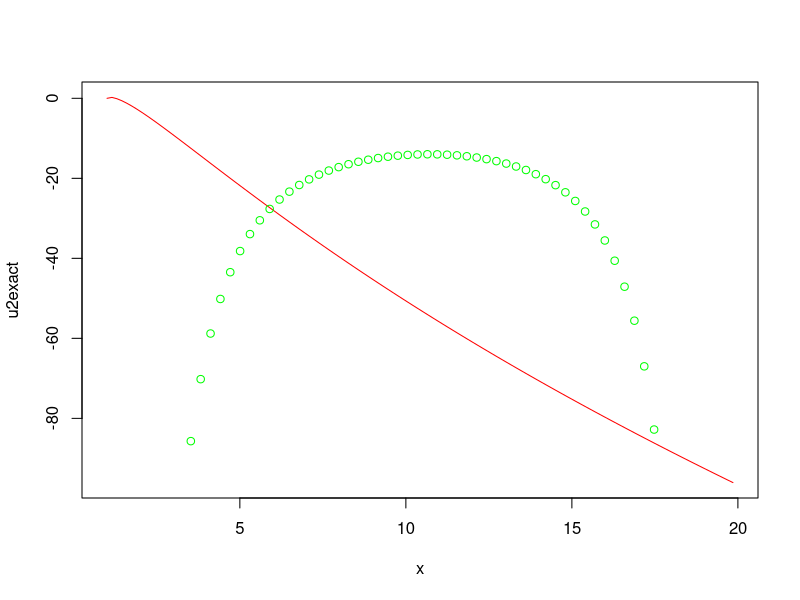

R code for this plot:
# Computational Methods of data analysis
# Source : page 255

############################ SOURCE ####################
#  clear all; close all; % clear all variables and figures
#  L=20; % define the computational domain [-L/2,L/2]
#  n=128; % define the number of Fourier modes 2^n
#  x2=linspace(-L/2,L/2,n+1); % define the domain discretization
#   x=x2(1:n); % consider only the first n points: periodicity
#   dx=x(2)-x(1); % dx value needed for finite difference
#   u=sech(x); % function to take a derivative of
#   ut=fft(u); % FFT the function
#   k=(2*pi/L)*[0:(n/2-1) (-n/2):-1]; % k rescaled to 2pi domain
#   % FFT calculation of derivatives
#   ut1=i*k.*ut; % first derivative
#   ut2=-k.*k.*ut; % second derivative
#   u1=real(ifft(ut1)); u2=real(ifft(ut2)); % inverse transform
#   u1exact=-sech(x).*tanh(x); % analytic first derivative
#   u2exact=sech(x)-2*sech(x).^3; % analytic second derivative
#   % Finite difference calculation of first derivative
#   % 2nd-order accurate
#   ux(1)=(-3*u(1)+4*u(2)-u(3))/(2*dx);
#   for j=2:n-1
#   ux(j)=(u(j+1)-u(j-1))/(2*dx);
#   end
#   ux(n)=(3*u(n)-4*u(n-1)+u(n-2))/(2*dx);
#   % 4th-order accurate
#   ux2(1)=(-3*u(1)+4*u(2)-u(3))/(2*dx);
#   ux2(2)=(-3*u(2)+4*u(3)-u(4))/(2*dx);
#   for j=3:n-2
#   ux2(j)=(-u(j+2)+8*u(j+1)-8*u(j-1)+u(j-2))/(12*dx);
#   end
#   ux2(n-1)=(3*u(n-1)-4*u(n-2)+u(n-3))/(2*dx);

#########################################

L <- 20 # define the computational domain [-L/2, L/2]
n <- 128 #define the number of Fourier modes 2^n

#x2 <- seq(from=-L/2, to = L/2, length.out = n+1) # define the domain discretization
x2 <- seq(from=1, to = L, length.out = n+1)

x <- x2[1:n] # consider only the first n points: periodicity
dx <- x[2]-x[1] #dx value needed for finite difference

u <- acosh(x) # function to take a derivative of
ut <- fft(u) # FFT the function

k <- (2*pi/L)*c(0:(n/2-1),(-n/2):-1) # k rescaled to 2*pi domain

# FFT calculation of derivatives
i <- 1i # in R, i is not defined directly the way of use is 0+1i
ut1 <- i*k *ut   # first derivative
ut2 <- (i*k)^2 * ut # second derivative

u1 <- Re(fft(ut1,inverse=T)) #inversing the transformation
u2 <- Re(fft(ut2,inverse=T)) #inversing the transformation

u1exact=-acosh(x)*tanh(x); #analytic first derivative
u2exact=acosh(x)-2*acosh(x)^3; # analytic second derivative

plot(x,u2exact,type='l',col='red')
points(x,u2,col='green')


